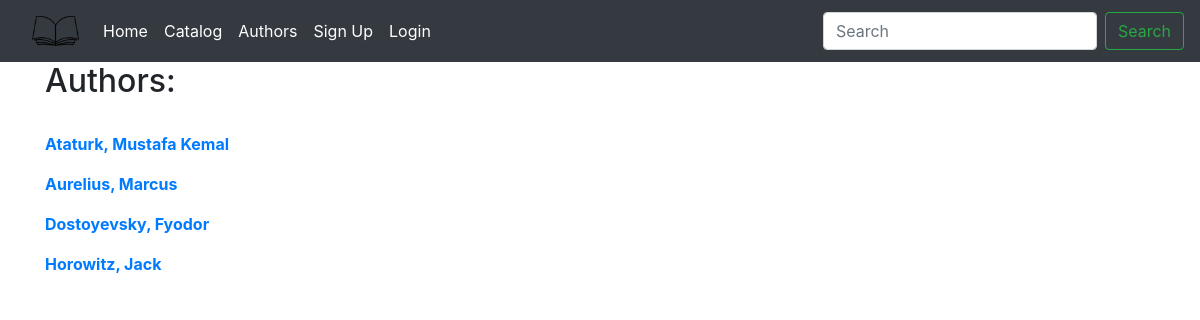
The app's page /authors, older data.
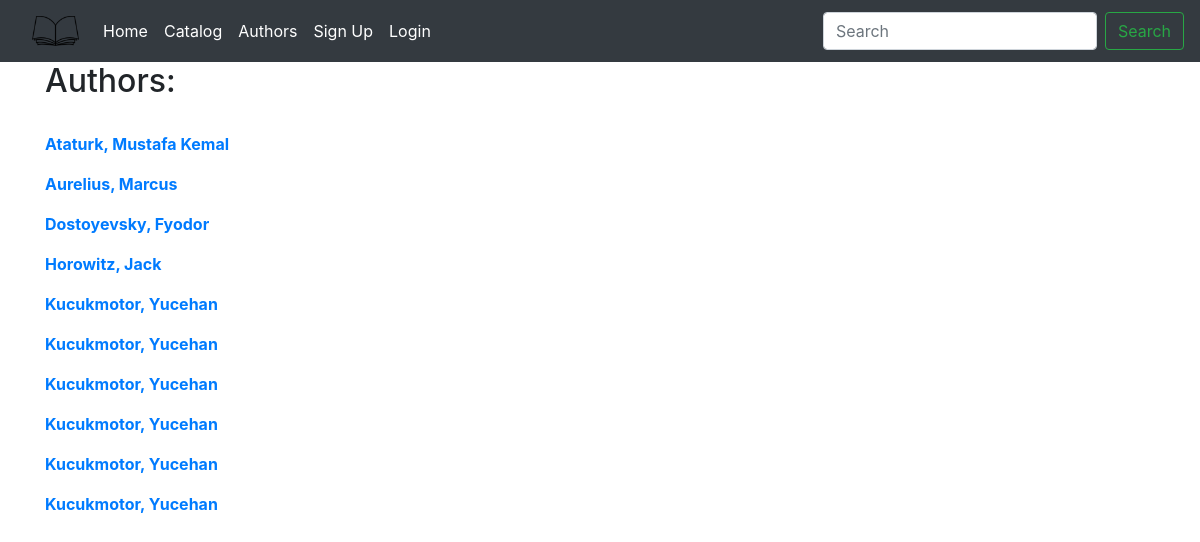
The same page, newer data.
### library_app/models.py (models this page shows, shortened)
class Author(models.Model):
    first_name = models.CharField(max_length=50)
    last_name = models.CharField(max_length=75)
    date_of_birth = models.DateField(null=True, blank=True)
    date_of_death = models.DateField(verbose_name='Died', null=True, blank=True)
    bio = models.TextField(max_length=750, verbose_name='Author Biography',
                            default=None, null=True,
                            blank=True)
    class Meta:
        ordering = ['last_name', 'first_name']

### library_app/views.py (the view)
# urls.py: path('authors', views.AuthorListView.as_view(), name='author-list'),
class AuthorListView(generic.ListView):
    model = models.Author

### library_app/templates/library_app/author_list.html
{% extends "base.html" %}
{% block content %}
<h2>Authors:</h2><br>
  {% for author in author_list %}
    <p><strong><a href="{% url 'library_app:author-detail' author.pk %}">
      {{author.last_name}}, {{author.first_name}} </a>
    </strong> </p>
  {% endfor %}
{% endblock %}

Row changes from the older to the newer data that the page shows:
added Author: last_name "Kucukmotor", first_name "Yucehan"
added Author: last_name "Kucukmotor", first_name "Yucehan"
added Author: last_name "Kucukmotor", first_name "Yucehan"
added Author: last_name "Kucukmotor", first_name "Yucehan"
added Author: last_name "Kucukmotor", first_name "Yucehan"
added Author: last_name "Kucukmotor", first_name "Yucehan"
